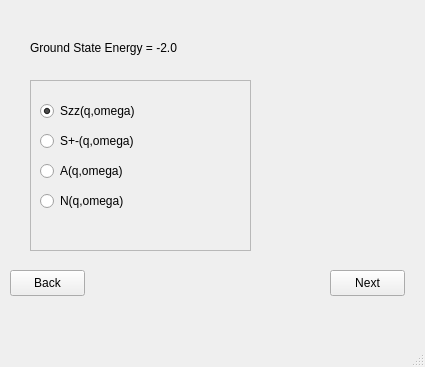
<?xml version="1.0" encoding="UTF-8"?>
<ui version="4.0">
 <class>SpectralOne</class>
 <widget class="QMainWindow" name="SpectralOne">
  <property name="geometry">
   <rect>
    <x>0</x>
    <y>0</y>
    <width>425</width>
    <height>367</height>
   </rect>
  </property>
  <property name="windowTitle">
   <string>Compute Spectral Function</string>
  </property>
  <widget class="QWidget" name="centralwidget">
   <widget class="QPushButton" name="pushButton">
    <property name="geometry">
     <rect>
      <x>10</x>
      <y>270</y>
      <width>75</width>
      <height>26</height>
     </rect>
    </property>
    <property name="text">
     <string>Back</string>
    </property>
   </widget>
   <widget class="QLabel" name="label">
    <property name="geometry">
     <rect>
      <x>30</x>
      <y>40</y>
      <width>221</width>
      <height>16</height>
     </rect>
    </property>
    <property name="text">
     <string>Ground State Energy = -2.0</string>
    </property>
   </widget>
   <widget class="QFrame" name="frame">
    <property name="geometry">
     <rect>
      <x>30</x>
      <y>80</y>
      <width>221</width>
      <height>171</height>
     </rect>
    </property>
    <property name="frameShape">
     <enum>QFrame::StyledPanel</enum>
    </property>
    <property name="frameShadow">
     <enum>QFrame::Raised</enum>
    </property>
    <widget class="QRadioButton" name="radioButton">
     <property name="geometry">
      <rect>
       <x>10</x>
       <y>20</y>
       <width>101</width>
       <height>22</height>
      </rect>
     </property>
     <property name="text">
      <string>Szz(q,omega)</string>
     </property>
     <property name="checked">
      <bool>true</bool>
     </property>
    </widget>
    <widget class="QRadioButton" name="radioButton_2">
     <property name="geometry">
      <rect>
       <x>10</x>
       <y>50</y>
       <width>101</width>
       <height>22</height>
      </rect>
     </property>
     <property name="text">
      <string>S+-(q,omega)</string>
     </property>
    </widget>
    <widget class="QRadioButton" name="radioButton_3">
     <property name="geometry">
      <rect>
       <x>10</x>
       <y>80</y>
       <width>101</width>
       <height>22</height>
      </rect>
     </property>
     <property name="text">
      <string>A(q,omega)</string>
     </property>
    </widget>
    <widget class="QRadioButton" name="radioButton_4">
     <property name="geometry">
      <rect>
       <x>10</x>
       <y>110</y>
       <width>101</width>
       <height>22</height>
      </rect>
     </property>
     <property name="text">
      <string>N(q,omega)</string>
     </property>
    </widget>
   </widget>
   <widget class="QPushButton" name="pushButton_2">
    <property name="geometry">
     <rect>
      <x>330</x>
      <y>270</y>
      <width>75</width>
      <height>26</height>
     </rect>
    </property>
    <property name="text">
     <string>Next</string>
    </property>
   </widget>
  </widget>
  <widget class="QMenuBar" name="menubar">
   <property name="geometry">
    <rect>
     <x>0</x>
     <y>0</y>
     <width>425</width>
     <height>26</height>
    </rect>
   </property>
  </widget>
  <widget class="QStatusBar" name="statusbar"/>
 </widget>
 <resources/>
 <connections/>
</ui>
